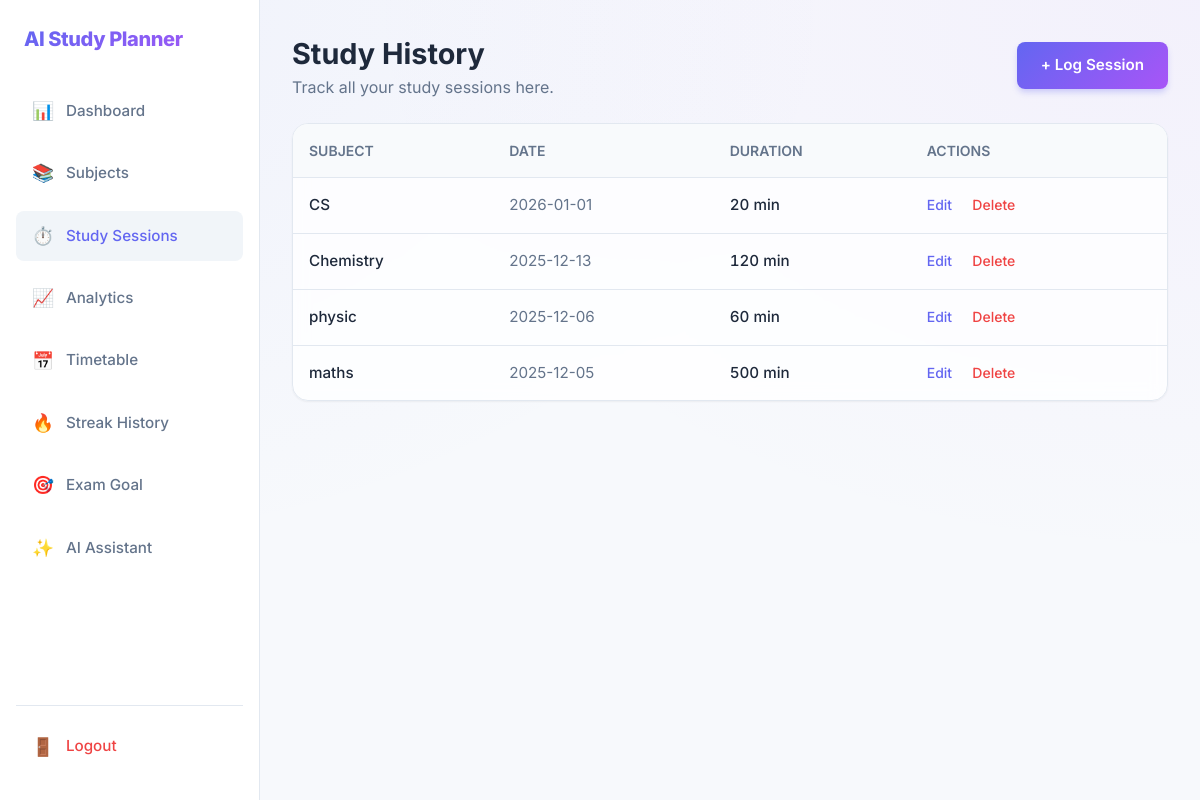
The page /session (signed in) on the database its author committed.
### models/session.py (models this page shows)
class StudySession(db.Model):
    id = db.Column(db.Integer, primary_key=True)
    user_id = db.Column(db.Integer, db.ForeignKey('user.id'))
    subject_id = db.Column(db.Integer, db.ForeignKey('subject.id'), nullable=False)
    duration = db.Column(db.Integer, nullable=False)
    date = db.Column(db.Date, default=date.today, nullable=False)

### models/subject.py (models this page shows)
class Subject(db.Model):
    id = db.Column(db.Integer, primary_key=True)
    user_id = db.Column(db.Integer, db.ForeignKey('user.id'))
    name = db.Column(db.String(100), nullable=False)
    difficulty = db.Column(db.String(20), nullable=False)

### app.py (the view)
@app.route("/session")
@login_required
def session_page():
    user_id = session["user_id"]
    sessions = (
        db.session.query(StudySession, Subject)
        .join(Subject, StudySession.subject_id == Subject.id)
        .filter(StudySession.user_id == user_id)
        .order_by(StudySession.date.desc())
        .all()
    )
    subjects = Subject.query.filter_by(user_id=user_id).all()
    return render_template("session.html", sessions=sessions, subjects=subjects)

### app.py (called while the page is built)
def login_required(f):
    @wraps(f)
    def wrapper(*args, **kwargs):
        if "user_id" not in session:
            return redirect(url_for("login"))
        return f(*args, **kwargs)
    return wrapper

### templates/session.html (shortened to what this page needs)
<!DOCTYPE html>
<html lang="en">
<head>
  <link rel="stylesheet" href="{{ url_for('static', filename='saas-theme.css') }}">
</head>
<body>
  <div class="layout-container">
    <aside class="sidebar">
      <div style="padding: 0 var(--sp-2) var(--sp-8);">
        <h2 class="logo-text" style="font-size: 1.25rem;">AI Study Planner</h2>
      </div>
      <nav class="flex-col flex gap-2">
        <a href="{{ url_for('dashboard') }}" class="nav-item">
          <span class="nav-icon">📊</span> Dashboard
        </a>
        <a href="{{ url_for('subject_page') }}" class="nav-item">
          <span class="nav-icon">📚</span> Subjects
        </a>
        <a href="{{ url_for('session_page') }}" class="nav-item active">
          <span class="nav-icon">⏱️</span> Study Sessions
        </a>
        <a href="{{ url_for('summary') }}" class="nav-item">
          <span class="nav-icon">📈</span> Analytics
        </a>
        <a href="{{ url_for('timetable') }}" class="nav-item">
          <span class="nav-icon">📅</span> Timetable
        </a>
        <a href="{{ url_for('streak_history') }}" class="nav-item">
          <span class="nav-icon">🔥</span> Streak History
        </a>
        <a href="{{ url_for('set_goal') }}" class="nav-item">
          <span class="nav-icon">🎯</span> Exam Goal
        </a>
        <a href="{{ url_for('assistant') }}" class="nav-item"><span class="nav-icon">✨</span> AI Assistant</a>
      </nav>
      <div style="margin-top: auto; padding-top: var(--sp-4); border-top: 1px solid var(--border-light);">
        <a href="{{ url_for('logout') }}" class="nav-item" style="color: #ef4444;">
          <span class="nav-icon">🚪</span> Logout
        </a>
      </div>
    </aside>
    <main class="main-content">
      <header class="section-header">
        <div>
          <h1 style="font-size: 1.8rem; font-weight: 700;">Study History</h1>
          <p class="text-muted">Track all your study sessions here.</p>
        </div>
        <a href="{{ url_for('add_session') }}" class="btn btn-primary">+ Log Session</a>
      </header>
      <div class="table-container">
        <table>
          <thead>
            <tr>
              <th>Subject</th>
              <th>Date</th>
              <th>Duration</th>
              <th>Actions</th>
            </tr>
          </thead>
          <tbody>
            {% for session, subject in sessions %}
            <tr>
              <td class="font-medium">{{ subject.name }}</td>
              <td class="text-muted">{{ session.date }}</td>
              <td>
                <span style="font-feature-settings: 'tnum'; font-weight: 500;">
                  {{ session.duration }} min
                </span>
              </td>
              <td>
                <a href="{{ url_for('edit_session', sid=session.id) }}" class="action-link">Edit</a>
                <a href="{{ url_for('delete_session', sid=session.id) }}" class="action-link delete"
                  onclick="return confirm('Are you sure?')">Delete</a>
              </td>
            </tr>
            {% else %}
            <tr>
              <td colspan="4" class="text-center text-muted" style="padding: 3rem;">
                No study sessions logged yet. <a href="{{ url_for('add_session') }}">Log your first one</a>.
              </td>
            </tr>
            {% endfor %}
          </tbody>
        </table>
      </div>
    </main>
  </div>
</body>
</html>

### static/saas-theme.css (style rules this page uses)
:root { --bg-body: #f7f9fc; --bg-surface: #ffffff; --bg-glass: rgba(255, 255, 255, 0.7); --primary-gradient: linear-gradient(135deg, #6366f1 0%, #a855f7 100%); --primary-color: #6366f1; --primary-hover: #4f46e5; --text-main: #1e293b; --text-muted: #64748b; --text-light: #94a3b8; --border-light: #e2e8f0; --border-hover: #cbd5e1; --shadow-sm: 0 1px 2px 0 rgba(0, 0, 0, 0.05); --shadow-md: 0 4px 6px -1px rgba(0, 0, 0, 0.05), 0 2px 4px -1px rgba(0, 0, 0, 0.03); --shadow-lg: 0 10px 15px -3px rgba(0, 0, 0, 0.05), 0 4px 6px -2px rgba(0, 0, 0, 0.025); --shadow-card: 0 20px 25px -5px rgba(0, 0, 0, 0.05), 0 10px 10px -5px rgba(0, 0, 0, 0.02); --radius-sm: 0.375rem; --radius-md: 0.5rem; --radius-lg: 0.75rem; --radius-xl: 1rem; --radius-2xl: 1.5rem; --sp-1: 0.25rem; --sp-2: 0.5rem; --sp-3: 0.75rem; --sp-4: 1rem; --sp-6: 1.5rem; --sp-8: 2rem; --sp-12: 3rem; }
* { box-sizing: border-box; margin: 0; padding: 0; }
body { font-family: 'Inter', sans-serif; background-color: var(--bg-body); background-image: radial-gradient(at 0% 0%, rgba(99, 102, 241, 0.05) 0px, transparent 50%), radial-gradient(at 100% 0%, rgba(168, 85, 247, 0.05) 0px, transparent 50%); color: var(--text-main); line-height: 1.5; -webkit-font-smoothing: antialiased; min-height: 100vh; }
a { color: var(--primary-color); text-decoration: none; transition: color 0.2s; }
.flex { display: flex; }
.flex-col { flex-direction: column; }
.gap-2 { gap: var(--sp-2); }
.font-medium { font-weight: 500; }
.text-muted { color: var(--text-muted); }
.btn { display: inline-flex; align-items: center; justify-content: center; padding: 0.75rem 1.5rem; font-weight: 600; border-radius: var(--radius-md); cursor: pointer; transition: all 0.2s; border: none; font-size: 0.95rem; }
.btn-primary { background: var(--primary-gradient); color: white; box-shadow: 0 4px 6px -1px rgba(99, 102, 241, 0.3); }
.logo-text { font-size: 1.5rem; font-weight: 800; background: var(--primary-gradient); -webkit-background-clip: text; background-clip: text; -webkit-text-fill-color: transparent; letter-spacing: -0.02em; }

### templates/session.html (style rules this page uses)
.layout-container { display: flex; min-height: 100vh; }
.sidebar { width: 260px; background: var(--bg-surface); border-right: 1px solid var(--border-light); padding: var(--sp-6) var(--sp-4); display: flex; flex-direction: column; position: sticky; top: 0; height: 100vh; }
.main-content { flex: 1; padding: var(--sp-8); max-width: 1400px; }
.nav-item { display: flex; align-items: center; padding: var(--sp-3) var(--sp-4); color: var(--text-muted); border-radius: var(--radius-md); margin-bottom: var(--sp-1); font-weight: 500; font-size: 0.95rem; }
.nav-item:hover, .nav-item.active { background-color: #f1f5f9; color: var(--primary-color); }
.nav-icon { margin-right: var(--sp-3); font-size: 1.1rem; }
.section-header { display: flex; justify-content: space-between; align-items: center; margin-bottom: var(--sp-6); }
.table-container { overflow-x: auto; background: rgba(255, 255, 255, 0.8); backdrop-filter: blur(8px); border-radius: var(--radius-xl); border: 1px solid var(--border-light); box-shadow: var(--shadow-sm); }
table { width: 100%; border-collapse: collapse; text-align: left; }
th { background-color: #f8fafc; padding: var(--sp-4); font-weight: 600; color: var(--text-muted); font-size: 0.875rem; text-transform: uppercase; border-bottom: 1px solid var(--border-light); }
td { padding: var(--sp-4); border-bottom: 1px solid var(--border-light); color: var(--text-main); font-size: 0.95rem; }
tr:last-child td { border-bottom: none; }
.action-link { font-size: 0.875rem; margin-right: var(--sp-4); font-weight: 500; }
.action-link.delete { color: #ef4444; }

### rows shown on the page
StudySession: name "CS", date "2026-01-01", duration "20"
StudySession: name "Chemistry", date "2025-12-13", duration "120"
StudySession: name "physic", date "2025-12-06", duration "60"
StudySession: name "maths", date "2025-12-05", duration "500"
